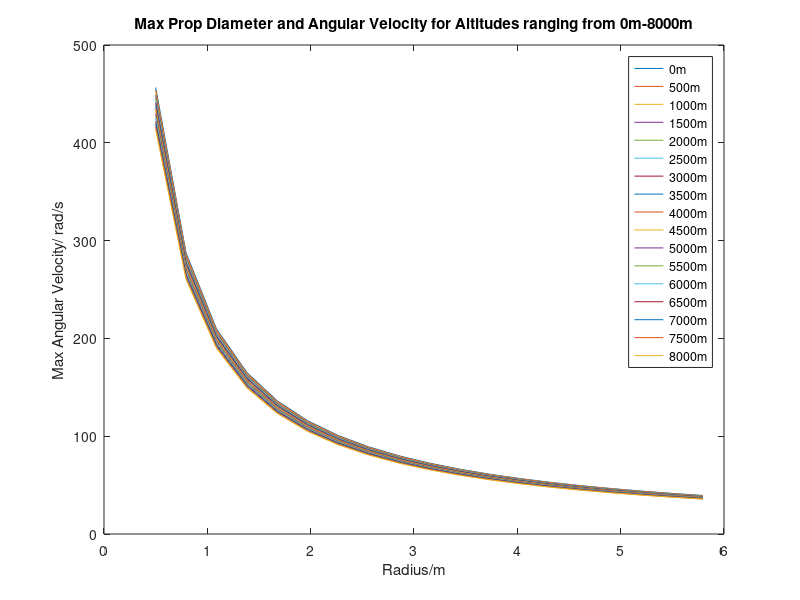
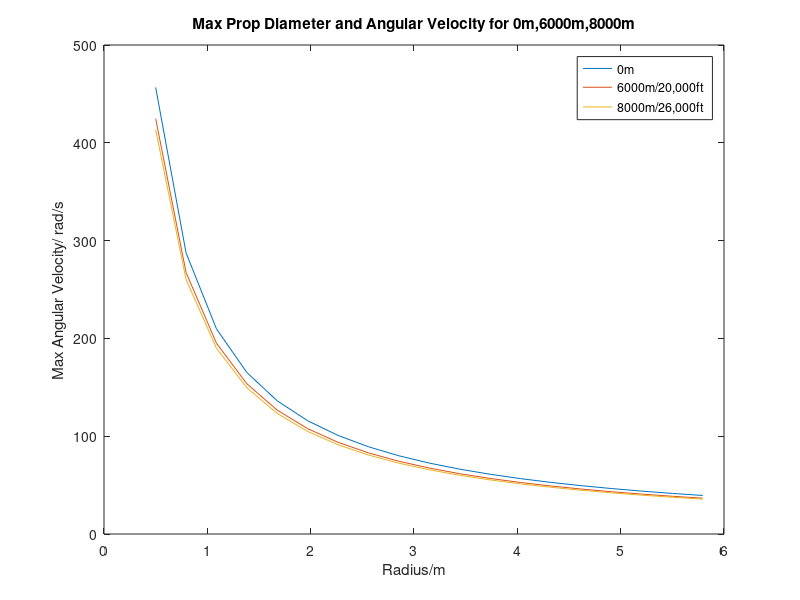
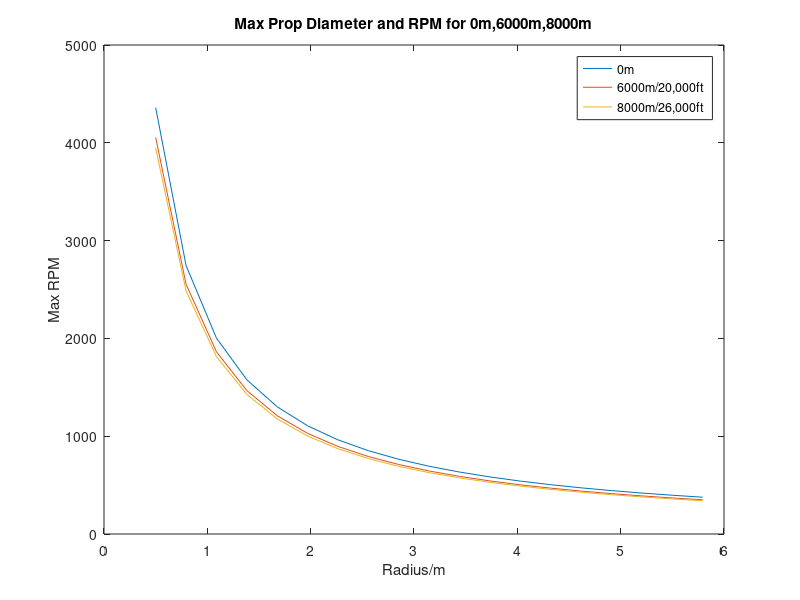

Source code (MATLAB) for these figures, in order:

Altitude = 0:500:8000;
a = [340.3,338.4,336.4,334.5,332.5,330.6,328.6,326.6,324.6,322.6,320.5,318.5,316.5,314.4,312.3,310.2,308.1];
%Data taken from steam table

Radius = [1:0.2941*2:12]*0.5;

V0 = 0.6.*a;%Cruising at 0.6M


Vtip = sqrt((0.9*a).^2 - V0.^2);%Max speed to ensure tip stays within 0.9 Mach

AngV1 = Vtip(1)./Radius;
AngV2 = Vtip(2)./Radius;
AngV3 = Vtip(3)./Radius;
AngV4 = Vtip(4)./Radius;
AngV5 = Vtip(5)./Radius;
AngV6 = Vtip(6)./Radius;
AngV7 = Vtip(7)./Radius;
AngV8 = Vtip(8)./Radius;
AngV9 = Vtip(9)./Radius;
AngV10 = Vtip(10)./Radius;
AngV11 = Vtip(11)./Radius;
AngV12 = Vtip(12)./Radius;
AngV13 = Vtip(13)./Radius;
AngV14 = Vtip(14)./Radius;
AngV15 = Vtip(15)./Radius;
AngV16 = Vtip(16)./Radius;
AngV17 = Vtip(17)./Radius;

figure (1)
plot(Radius,AngV1)
hold on
plot(Radius,AngV2)
hold on
plot(Radius,AngV3)
hold on
plot(Radius,AngV4)
hold on
plot(Radius,AngV5)
hold on
plot(Radius,AngV6)
hold on
plot(Radius,AngV7)
hold on
plot(Radius,AngV8)
hold on
plot(Radius,AngV9)
hold on
plot(Radius,AngV10)
hold on
plot(Radius,AngV11)
hold on
plot(Radius,AngV12)
hold on
plot(Radius,AngV13)
hold on
plot(Radius,AngV14)
hold on
plot(Radius,AngV15)
hold on
plot(Radius,AngV16)
hold on
plot(Radius,AngV17)


xlabel('Radius/m')
ylabel('Max Angular Velocity/ rad/s')
legend('0m','500m','1000m','1500m','2000m','2500m','3000m','3500m','4000m','4500m','5000m','5500m','6000m','6500m','7000m','7500m','8000m')
title('Max Prop Diameter and Angular Velocity for Altitudes ranging from 0m-8000m')

figure (2)
plot(Radius,AngV1)
hold on
plot(Radius,AngV13)
hold on
plot(Radius,AngV17)
xlabel('Radius/m')
ylabel('Max Angular Velocity/ rad/s')
legend('0m','6000m/20,000ft','8000m/26,000ft')
title('Max Prop Diameter and Angular Velocity for 0m,6000m,8000m')

figure (3)
rpm1 = 60*AngV1./(2*pi);
rpm13 = 60*AngV13./(2*pi);
rpm17 = 60*AngV17./(2*pi);

plot(Radius,rpm1)
hold on
plot(Radius,rpm13)
hold on
plot(Radius,rpm17)

xlabel('Radius/m')
ylabel('Max RPM')
legend('0m','6000m/20,000ft','8000m/26,000ft')
title('Max Prop Diameter and RPM for 0m,6000m,8000m')

%%
%Power Calculation Engine?

Thrust = 122.8*(10^3);
PropEff = 0.8;
V = 128;

PShaft = (Thrust*V*(1/3))/PropEff



